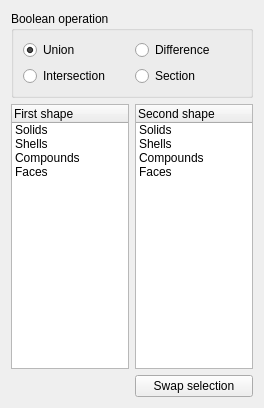
<?xml version="1.0" encoding="UTF-8"?>
<ui version="4.0">
 <class>PartGui::DlgBooleanOperation</class>
 <widget class="QWidget" name="PartGui::DlgBooleanOperation">
  <property name="geometry">
   <rect>
    <x>0</x>
    <y>0</y>
    <width>264</width>
    <height>408</height>
   </rect>
  </property>
  <property name="windowTitle">
   <string>Boolean Operation</string>
  </property>
  <layout class="QGridLayout" name="gridLayout">
   <item row="0" column="0" colspan="2">
    <widget class="QGroupBox" name="groupBox">
     <property name="title">
      <string>Boolean operation</string>
     </property>
     <layout class="QGridLayout">
      <property name="margin">
       <number>9</number>
      </property>
      <property name="spacing">
       <number>6</number>
      </property>
      <item row="1" column="1">
       <widget class="QRadioButton" name="sectionButton">
        <property name="text">
         <string>Section</string>
        </property>
       </widget>
      </item>
      <item row="0" column="1">
       <widget class="QRadioButton" name="diffButton">
        <property name="text">
         <string>Difference</string>
        </property>
       </widget>
      </item>
      <item row="0" column="0">
       <widget class="QRadioButton" name="unionButton">
        <property name="text">
         <string>Union</string>
        </property>
        <property name="checked">
         <bool>true</bool>
        </property>
       </widget>
      </item>
      <item row="1" column="0">
       <widget class="QRadioButton" name="interButton">
        <property name="text">
         <string>Intersection</string>
        </property>
       </widget>
      </item>
     </layout>
    </widget>
   </item>
   <item row="1" column="0">
    <widget class="QTreeWidget" name="firstShape">
     <property name="editTriggers">
      <set>QAbstractItemView::CurrentChanged|QAbstractItemView::EditKeyPressed</set>
     </property>
     <property name="rootIsDecorated">
      <bool>false</bool>
     </property>
     <property name="expandsOnDoubleClick">
      <bool>false</bool>
     </property>
     <column>
      <property name="text">
       <string>First shape</string>
      </property>
     </column>
     <item>
      <property name="text">
       <string>Solids</string>
      </property>
     </item>
     <item>
      <property name="text">
       <string>Shells</string>
      </property>
     </item>
     <item>
      <property name="text">
       <string>Compounds</string>
      </property>
     </item>
     <item>
      <property name="text">
       <string>Faces</string>
      </property>
     </item>
    </widget>
   </item>
   <item row="1" column="1">
    <widget class="QTreeWidget" name="secondShape">
     <property name="editTriggers">
      <set>QAbstractItemView::CurrentChanged|QAbstractItemView::EditKeyPressed</set>
     </property>
     <property name="rootIsDecorated">
      <bool>false</bool>
     </property>
     <property name="expandsOnDoubleClick">
      <bool>false</bool>
     </property>
     <column>
      <property name="text">
       <string>Second shape</string>
      </property>
     </column>
     <item>
      <property name="text">
       <string>Solids</string>
      </property>
     </item>
     <item>
      <property name="text">
       <string>Shells</string>
      </property>
     </item>
     <item>
      <property name="text">
       <string>Compounds</string>
      </property>
     </item>
     <item>
      <property name="text">
       <string>Faces</string>
      </property>
     </item>
    </widget>
   </item>
   <item row="2" column="0">
    <spacer name="horizontalSpacer">
     <property name="orientation">
      <enum>Qt::Horizontal</enum>
     </property>
     <property name="sizeHint" stdset="0">
      <size>
       <width>117</width>
       <height>20</height>
      </size>
     </property>
    </spacer>
   </item>
   <item row="2" column="1">
    <widget class="QPushButton" name="swapButton">
     <property name="text">
      <string>Swap selection</string>
     </property>
    </widget>
   </item>
  </layout>
 </widget>
 <resources/>
 <connections/>
</ui>
